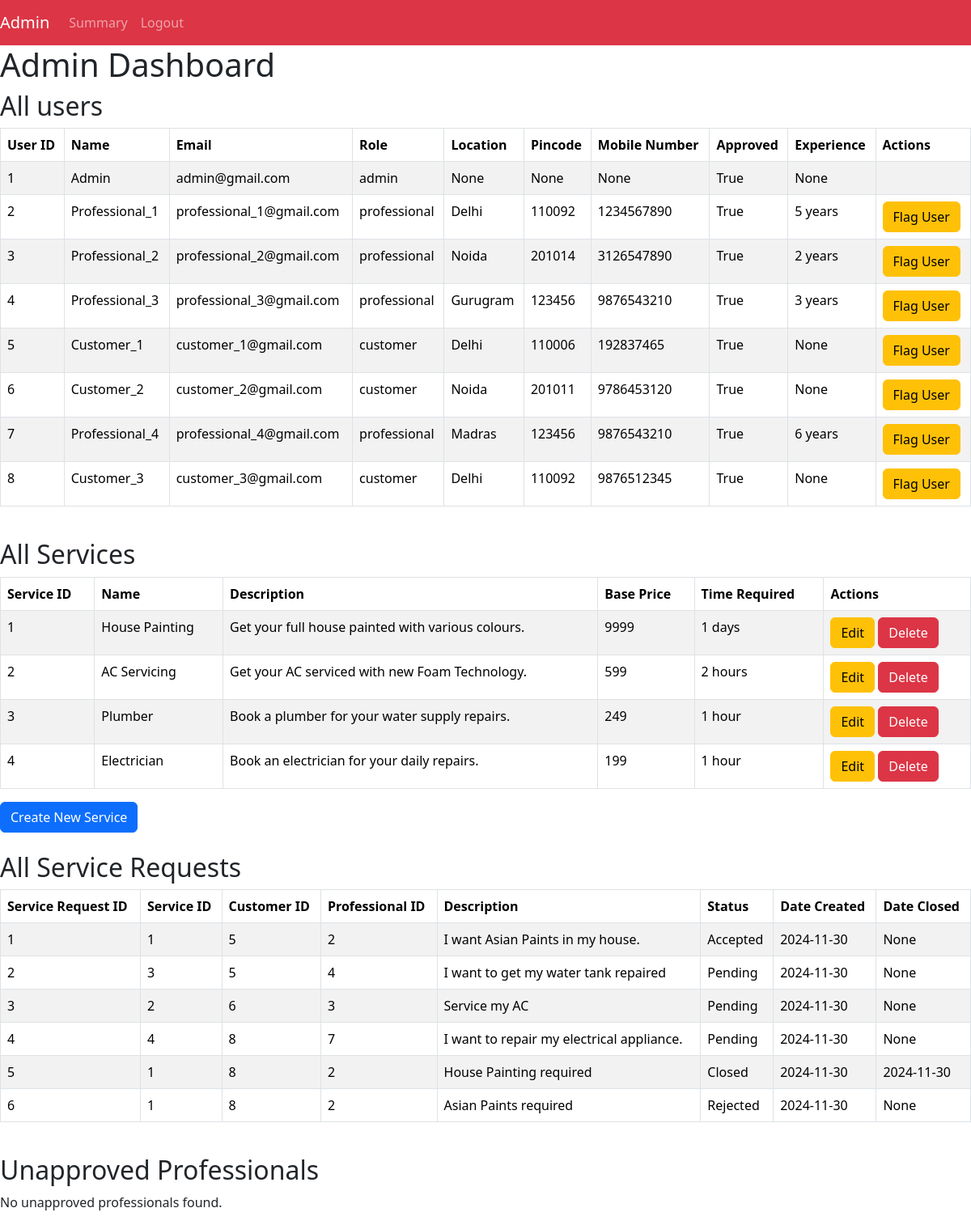
/admin (signed in), run on the app's committed database.
### main.py (models this page shows)
class User(db.Model):
    __tablename__ = "users"
    id = db.Column(db.Integer, primary_key = True)
    name = db.Column(db.String(80), nullable = False, unique = True)
    email = db.Column(db.String(80), unique = True, nullable = False)
    password = db.Column(db.String(80), nullable = False)
    location = db.Column(db.String(80), nullable = True)
    pincode = db.Column(db.Integer, nullable = True)
    mobile_number = db.Column(db.Integer, nullable = True)
    role = db.Column(db.String(80), nullable = False)
    is_approved  = db.Column(db.Boolean,  default = False)
    is_flagged = db.Column(db.Boolean, default = False)
    prof_profile = db.Column(db.String(80), nullable = True)
    prof_experience= db.Column(db.String(80), nullable = True)
    service_id = db.Column(db.Integer, db.ForeignKey('services.id'),nullable=True)
    service = db.relationship('Services', back_populates="professionals")
    cust_request = db.relationship('ServiceRequest', back_populates='customer', foreign_keys='ServiceRequest.customer_id')
    prof_request = db.relationship('ServiceRequest', back_populates='professional', foreign_keys='ServiceRequest.professional_id')

class Services(db.Model):
    __tablename__ = "services"
    id = db.Column(db.Integer, primary_key=True)
    name = db.Column(db.String(80), unique=True, nullable=False)
    description = db.Column(db.String(80), nullable=True)
    base_price = db.Column(db.Integer, nullable=True)
    time_required = db.Column(db.String(80), nullable=True)
    professionals = db.relationship('User', back_populates="service")
    service_requests = db.relationship('ServiceRequest', back_populates = "service", cascade="all, delete")

class ServiceRequest(db.Model):
    __tablename__="serviceRequest"
    id = db.Column(db.Integer, primary_key=True)
    service_id = db.Column(db.Integer, db.ForeignKey('services.id'), nullable=True)
    customer_id = db.Column(db.Integer, db.ForeignKey('users.id'), nullable=False)
    professional_id = db.Column(db.Integer, db.ForeignKey('users.id'), nullable=True)
    description = db.Column(db.Text, nullable = True)
    status = db.Column(db.String(80), nullable=True)
    date_created = db.Column(db.Date, nullable=False, default=datetime.now().date())
    date_closed = db.Column(db.Date, nullable=True)
    service = db.relationship('Services', back_populates='service_requests')
    customer = db.relationship('User', back_populates='cust_request', foreign_keys=[customer_id])
    professional = db.relationship('User', back_populates='prof_request', foreign_keys=[professional_id])

### main.py (the view)
@hsapp.route("/admin", methods=["GET", "POST"])
def admin():
    if "admin" not in session:
        flash("Please login as admin first", "danger")
        return redirect("/nc_login")
    users = User.query.all()
    services = Services.query.all()
    service_requests = ServiceRequest.query.all()
    unapproved_professionals = User.query.filter_by(role="professional", is_approved=False).all()
    return render_template("admin_dashboard.html", users = users, services = services, service_requests = service_requests, unapproved_professionals = unapproved_professionals)

### templates/admin_dashboard.html (shortened to what this page needs)
{% extends "base.html" %}
{% block content %}
    <nav class="navbar navbar-expand-sm navbar-dark bg-danger">
        <a class="navbar-brand" href="/admin">Admin</a>
        <div class="collapse navbar-collapse" id="collapsibleNavId">
            <ul class="navbar-nav mr-auto mt-2 mt-lg-0">
                <li class="nav-item">
                    <a class="nav-link" href="/admin/summary">Summary</a>
                </li>
                <li class="nav-item">
                    <a class="nav-link" href="/admin/logout">Logout</a>
                </li>
            </ul>
        </div>
    </nav>
    <h1>Admin Dashboard</h1>
    <h2>All users</h2>
    <table class="table table-striped table-bordered">
        <thead>
            <tr>
                <th>User ID</th>
                <th>Name</th>
                <th>Email</th>
                <th>Role</th>
                <th>Location</th>
                <th>Pincode</th>
                <th>Mobile Number</th>
                <th>Approved</th>
                <th>Experience</th>
                <th>Actions</th>
            </tr>
        </thead>
        <tbody>
            {% for user in users %}
            <tr>
                <td>{{ user.id }}</td>
                <td>{{ user.name }}</td>
                <td>{{ user.email }}</td>
                <td>{{ user.role }}</td>
                <td>{{ user.location }}</td>
                <td>{{ user.pincode }}</td>
                <td>{{ user.mobile_number }}</td>
                <td>{{ user.is_approved }}</td>
                <td>{{ user.prof_experience }}</td>
                <td>
                    {% if user.role != "admin" %}
                    {% if user.is_flagged %}
                    <a href="/admin/unflag_user/{{ user.id }}" class="btn btn-danger">Unflag User</a>
                    {% else %}
                    <a href="/admin/flag_user/{{ user.id }}" class="btn btn-warning">Flag User</a>
                    {% endif %}
                    {% endif %}
                </td>
            </tr>
            {% endfor %}
        </tbody>
    </table>
    <br>
    <h2>All Services</h2>
    {% if services %}
    <table class="table table-striped table-bordered">
        <thead>
            <tr>
                <th>Service ID</th>
                <th>Name</th>
                <th>Description</th>
                <th>Base Price</th>
                <th>Time Required</th>
                <th>Actions</th>
            </tr>
        </thead>
        <tbody>
            {% for service in services %}
            <tr>
                <td>{{ service.id }}</td>
                <td>{{ service.name }}</td>
                <td>{{ service.description }}</td>
                <td>{{ service.base_price }}</td>
                <td>{{ service.time_required }}</td>
                <td>
                    <button type="button" class="btn btn-warning" data-bs-toggle="modal" data-bs-target="#editServiceModal-{{ service.id }}">Edit</button>
                    <a href="/admin/delete_service/{{ service.id }}" class="btn btn-danger">Delete</a>
                </td>
            </tr>
            {% endfor %}
        </tbody>
    </table>
    <button type="button" class="btn btn-primary" data-bs-toggle="modal" data-bs-target="#createServiceModal">Create New Service</button>
    {% endif %}
    <br>
    <br>
    <h2>All Service Requests</h2>
    {% if service_requests %}
    <table class="table table-striped table-bordered">
        <thead>
            <tr>
                <th>Service Request ID</th>
                <th>Service ID</th>
                <th>Customer ID</th>
                <th>Professional ID</th>
                <th>Description</th>
                <th>Status</th>
                <th>Date Created</th>
                <th>Date Closed</th>
            </tr>
        </thead>
        <tbody>
            {% for service_request in service_requests %}
            <tr>
                <td>{{ service_request.id }}</td>
                <td>{{ service_request.service_id }}</td>
                <td>{{ service_request.customer_id }}</td>
                <td>{{ service_request.professional_id }}</td>
                <td>{{ service_request.description }}</td>
                <td>{{ service_request.status }}</td>
                <td>{{ service_request.date_created }}</td>
                <td>{{ service_request.date_closed }}</td>
            </tr>
            {% endfor %}
        </tbody>
    </table>
    {% else %}
    <p>No service requests found.</p>
    {% endif %}
    <br>
    <h2>Unapproved Professionals</h2>
    {% if unapproved_professionals %}
    <table class="table table-striped table-bordered">
        <thead>
            <tr>
                <th>User ID</th>
                <th>Name</th>
                <th>Email</th>
                <th>Location</th>
                <th>Pincode</th>
                <th>Mobile Number</th>
                <th>Experience</th>
                <th>Actions</th>
            </tr>
        </thead>
        <tbody>
            {% for up in unapproved_professionals %}
            <tr>
                <td>{{ up.id }}</td>
                <td>{{ up.name }}</td>
                <td>{{ up.email }}</td>
                <td>{{ up.location }}</td>
                <td>{{ up.pincode }}</td>
                <td>{{ up.mobile_number }}</td>
                <td>{{ up.prof_experience }}</td>
                <td>
                    <button type="button" class="btn btn-primary" data-bs-toggle="modal" data-bs-target="#modal-{{ up.id }}">
                        View Portfolio
                    </button>
                    <div class="modal fade" id="modal-{{ up.id }}" tabindex="-1" aria-labelledby="modal-{{ up.id }}Label" aria-hidden="true">
                        <div class="modal-dialog modal-dialog-centered">
                            <div class="modal-content">
                                <div class="modal-header">
                                    <h1 class="modal-title fs-5" id="modal-{{ up.id }}Label">{{ up.name }}'s Portfolio</h1>
                                    <button type="button" class="btn-close" data-bs-dismiss="modal" aria-label="Close"></button>
                                </div>
                                <div class="modal-body">
                                    <iframe src="{{ url_for('static', filename='pdf/' + up.prof_profile) }}" width="100%" height="600"></iframe>
                                </div>
                            </div>
                        </div>
                    </div>
                    <a href="/admin/approve_professional/{{ up.id }}" class="btn btn-success">Approve</a>
                </td>
            </tr>
            {% endfor %}
        </tbody>
    </table>
    {% else %}
    <p>No unapproved professionals found.</p>
    {% endif %}
{% endblock %}

### templates/base.html (shortened to what this page needs)
<!DOCTYPE html>
<html lang="en">
<head>
    <link rel="stylesheet" href="./static/css/style.css">
    <link href="https://cdn.jsdelivr.net/npm/bootstrap@5.3.3/dist/css/bootstrap.min.css" rel="stylesheet"
>
</head>
<body>
    {% block content %}{% endblock %}
</body>
</html>

### data on the page
User: id "1", name "Admin", email "admin@gmail.com", role "admin", location "None", pincode "None", mobile_number "None", is_approved "True", prof_experience "None"
User: id "2", name "Professional_1", email "professional_1@gmail.com", role "professional", location "Delhi", pincode "110092", mobile_number "1234567890", is_approved "True", prof_experience "5 years"
User: id "3", name "Professional_2", email "professional_2@gmail.com", role "professional", location "Noida", pincode "201014", mobile_number "3126547890", is_approved "True", prof_experience "2 years"
User: id "4", name "Professional_3", email "professional_3@gmail.com", role "professional", location "Gurugram", pincode "123456", mobile_number "9876543210", is_approved "True", prof_experience "3 years"
User: id "5", name "Customer_1", email "customer_1@gmail.com", role "customer", location "Delhi", pincode "110006", mobile_number "192837465", is_approved "True", prof_experience "None"
User: id "6", name "Customer_2", email "customer_2@gmail.com", role "customer", location "Noida", pincode "201011", mobile_number "9786453120", is_approved "True", prof_experience "None"
User: id "7", name "Professional_4", email "professional_4@gmail.com", role "professional", location "Madras", pincode "123456", mobile_number "9876543210", is_approved "True", prof_experience "6 years"
User: id "8", name "Customer_3", email "customer_3@gmail.com", role "customer", location "Delhi", pincode "110092", mobile_number "9876512345", is_approved "True", prof_experience "None"
Services: id "1", name "House Painting", description "Get your full house painted with various colours.", base_price "9999", time_required "1 days"
Services: id "2", name "AC Servicing", description "Get your AC serviced with new Foam Technology.", base_price "599", time_required "2 hours"
Services: id "3", name "Plumber", description "Book a plumber for your water supply repairs.", base_price "249", time_required "1 hour"
Services: id "4", name "Electrician", description "Book an electrician for your daily repairs.", base_price "199", time_required "1 hour"
ServiceRequest: id "1", service_id "1", customer_id "5", professional_id "2", description "I want Asian Paints in my house.", status "Accepted", date_created "2024-11-30", date_closed "None"
ServiceRequest: id "2", service_id "3", customer_id "5", professional_id "4", description "I want to get my water tank repaired", status "Pending", date_created "2024-11-30", date_closed "None"
ServiceRequest: id "3", service_id "2", customer_id "6", professional_id "3", description "Service my AC", status "Pending", date_created "2024-11-30", date_closed "None"
ServiceRequest: id "4", service_id "4", customer_id "8", professional_id "7", description "I want to repair my electrical appliance.", status "Pending", date_created "2024-11-30", date_closed "None"
ServiceRequest: id "5", service_id "1", customer_id "8", professional_id "2", description "House Painting required", status "Closed", date_created "2024-11-30", date_closed "2024-11-30"
ServiceRequest: id "6", service_id "1", customer_id "8", professional_id "2", description "Asian Paints required", status "Rejected", date_created "2024-11-30", date_closed "None"
